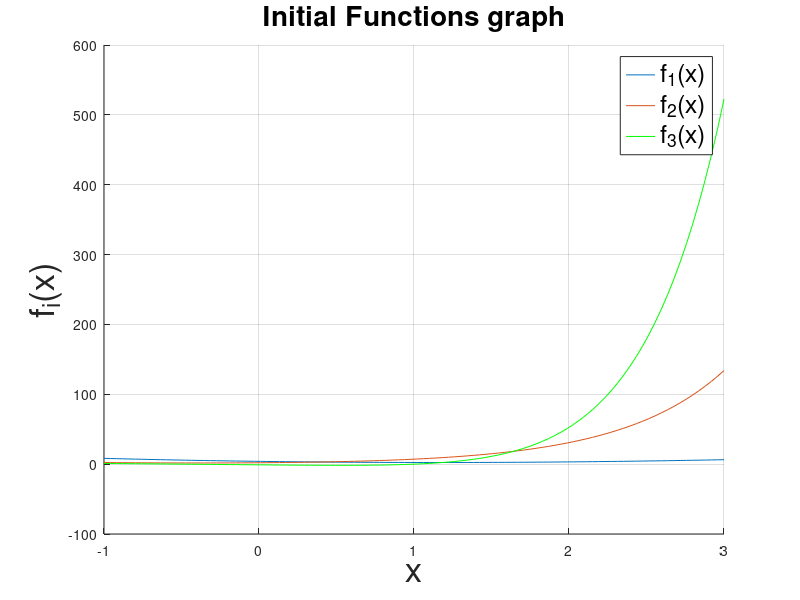

MATLAB code to generate this figure: (Note: this script raises an error after producing the figure.)
%Φίλιππος Γερμανόπουλος
%ΑΕΜ:10005
%Lab01

clear;
close all;
clc;
% e is constant
e = 0.001;
%d will be used at the end, during the plot of the measurements to showcase the
%correspondant f
d = 1;

x = linspace(-1, 3);
% Definition of the 3 objective functions.
f1 = @(x) (x-2).^2+ x.*log(x+3);
f2 = @(x) 5.^x + (2- cos(x)).^2;
f3 = @(x) exp(x).*((x.^3) - 1) + (x-1).*sin(x);

% Plot the functions
functions = figure('Name', 'Initial Functions', 'NumberTitle', 'off');
hold on
plot(x, f1(x));
plot(x, f2(x));
plot(x, f3(x), 'g');
title('Initial Functions graph', 'FontSize', 20);
legend('f_{1}(x)', 'f_{2}(x)', 'f_{3}(x)', 'FontSize', 18, 'Location','Best');
xlabel('x', 'FontSize', 25);
ylabel('f_{i}(x)', 'FontSize', 25);
grid on

syms x;

for y = [f1(x) f2(x) f3(x)]
    f(x) = y;
    % We assign l a small value at the first repetition of the programm. At
    % the end of each repetition l will grow by 0.01
    l = 0.01;
    %3 variables, to store the values of ak, bk and k 
    % for every l. My while loop will run 4 times, from l=0.01 to l=0.04 so
    % i will initialise the size of the arrays accordingly.
    ak_Array = zeros(4,9);
    bk_Array = zeros(4,9);
    k_Array = zeros(4,9);
    % keeps track of how many times we run the while l < 0.05 loop.This
    % helps us store to the previous 3 Arrays their new values into the
    % correct positions.
    n = 1;
     
    %Different values of l
    while l < 0.05
        %Initialization of the variables.
        ak = -1;
        bk = 3;
        % Variable where we keep count of the number of times f1 is called.
        k = 0;
        %Bisector Algorithm
        while bk-ak > l
            %Number of times loop was run.
            k = k + 1;
            %add new value to the Arrays
            k_Array(n,k) = k;
            ak_Array(n,k) = ak;
            bk_Array(n,k) = bk;       
            [x1_k, x2_k] = Bisector(ak, bk, e);
            % 3 if statements, to check which function we need to use
            if f(x1_k) < f(x2_k)
                bk = x2_k;
            else 
                ak = x1_k;
            end
        end
        
        %Plot the Measurements.
        y = figure('Name', 'Measured Data');
        hold on;
        plot(ak_Array(n,:));
        plot(bk_Array(n,:));
        title(['Limits in each iteration for l = ' num2str(l) '[f_' num2str(d) '(x)]'], 'FontSize', 18)
        xlabel('k', 'FontWeight','bold', 'FontSize', 25)
        ylabel('ak/ bk', 'FontWeight','bold', 'FontSize', 25)
        legend('ak', 'bk', 'FontSize', 18);
        grid on;
        hold off;
       
        n =n + 1; 
        l = l + 0.01;
    end
    d = d + 1 ;
end
    

